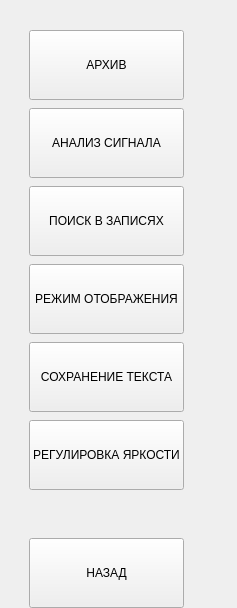
           <widget class="QWidget" name="work">
            <layout class="QVBoxLayout" name="verticalLayout_5">
             <property name="spacing">
              <number>8</number>
             </property>
             <property name="leftMargin">
              <number>29</number>
             </property>
             <property name="topMargin">
              <number>30</number>
             </property>
             <property name="rightMargin">
              <number>53</number>
             </property>
             <property name="bottomMargin">
              <number>0</number>
             </property>
             <item>
              <widget class="wButtonStyled" name="bArchive">
               <property name="sizePolicy">
                <sizepolicy hsizetype="Preferred" vsizetype="Preferred">
                 <horstretch>0</horstretch>
                 <verstretch>0</verstretch>
                </sizepolicy>
               </property>
               <property name="minimumSize">
                <size>
                 <width>0</width>
                 <height>70</height>
                </size>
               </property>
               <property name="text">
                <string>АРХИВ</string>
               </property>
              </widget>
             </item>
             <item>
              <widget class="wButtonStyled" name="bAnaliz">
               <property name="sizePolicy">
                <sizepolicy hsizetype="Preferred" vsizetype="Preferred">
                 <horstretch>0</horstretch>
                 <verstretch>0</verstretch>
                </sizepolicy>
               </property>
               <property name="minimumSize">
                <size>
                 <width>0</width>
                 <height>70</height>
                </size>
               </property>
               <property name="text">
                <string>АНАЛИЗ СИГНАЛА</string>
               </property>
              </widget>
             </item>
             <item>
              <widget class="wButtonStyled" name="bSearch">
               <property name="sizePolicy">
                <sizepolicy hsizetype="Preferred" vsizetype="Preferred">
                 <horstretch>0</horstretch>
                 <verstretch>0</verstretch>
                </sizepolicy>
               </property>
               <property name="minimumSize">
                <size>
                 <width>0</width>
                 <height>70</height>
                </size>
               </property>
               <property name="text">
                <string>ПОИСК В ЗАПИСЯХ</string>
               </property>
              </widget>
             </item>
             <item>
              <widget class="wButtonStyled" name="bModeDiagram">
               <property name="sizePolicy">
                <sizepolicy hsizetype="Preferred" vsizetype="Preferred">
                 <horstretch>0</horstretch>
                 <verstretch>0</verstretch>
                </sizepolicy>
               </property>
               <property name="minimumSize">
                <size>
                 <width>0</width>
                 <height>70</height>
                </size>
               </property>
               <property name="text">
                <string>РЕЖИМ ОТОБРАЖЕНИЯ</string>
               </property>
              </widget>
             </item>
             <item>
              <widget class="wButtonStyled" name="bSaveText">
               <property name="sizePolicy">
                <sizepolicy hsizetype="Preferred" vsizetype="Preferred">
                 <horstretch>0</horstretch>
                 <verstretch>0</verstretch>
                </sizepolicy>
               </property>
               <property name="minimumSize">
                <size>
                 <width>0</width>
                 <height>70</height>
                </size>
               </property>
               <property name="text">
                <string>СОХРАНЕНИЕ ТЕКСТА</string>
               </property>
              </widget>
             </item>
             <item>
              <widget class="wButtonStyled" name="bSetLight">
               <property name="sizePolicy">
                <sizepolicy hsizetype="Preferred" vsizetype="Preferred">
                 <horstretch>0</horstretch>
                 <verstretch>0</verstretch>
                </sizepolicy>
               </property>
               <property name="minimumSize">
                <size>
                 <width>0</width>
                 <height>70</height>
                </size>
               </property>
               <property name="text">
                <string>РЕГУЛИРОВКА ЯРКОСТИ</string>
               </property>
              </widget>
             </item>
             <item>
              <spacer name="verticalSpacer_3">
               <property name="orientation">
                <enum>Qt::Vertical</enum>
               </property>
               <property name="sizeHint" stdset="0">
                <size>
                 <width>20</width>
                 <height>40</height>
                </size>
               </property>
              </spacer>
             </item>
             <item>
              <widget class="wButtonStyled" name="bBack">
               <property name="sizePolicy">
                <sizepolicy hsizetype="Preferred" vsizetype="Preferred">
                 <horstretch>0</horstretch>
                 <verstretch>0</verstretch>
                </sizepolicy>
               </property>
               <property name="minimumSize">
                <size>
                 <width>0</width>
                 <height>70</height>
                </size>
               </property>
               <property name="text">
                <string>НАЗАД</string>
               </property>
              </widget>
             </item>
            </layout>
           </widget>
